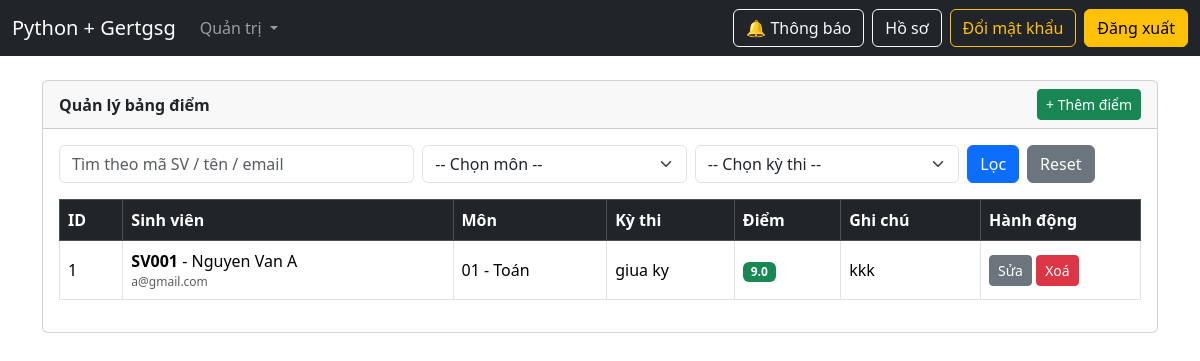
The page /admin/grades (signed in) on the database as committed earlier.
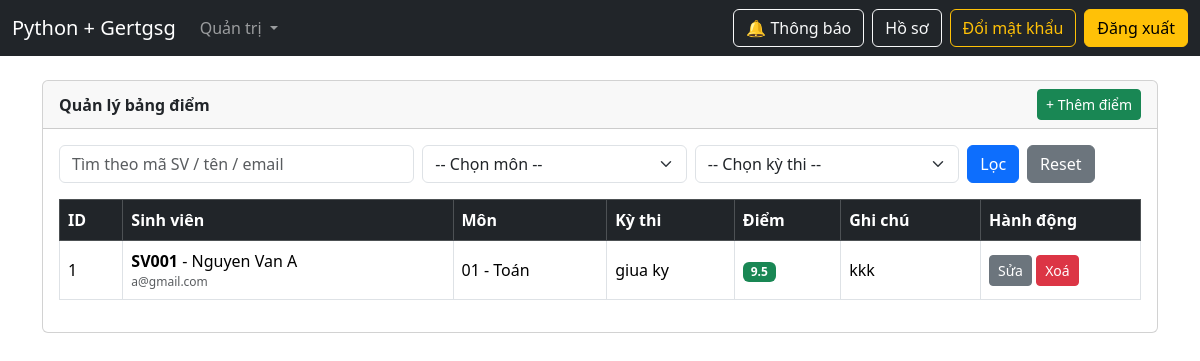
The same page on the database as committed later.
### models.py (models this page shows, shortened)
class Grade(db.Model):
    __tablename__ = "grades"
    id = db.Column(db.Integer, primary_key=True, autoincrement=True)
    student_id = db.Column(
        db.Integer,
        db.ForeignKey("students.id", ondelete="CASCADE"),
        nullable=False,
        index=True,
    )
    subject_id = db.Column(
        db.Integer,
        db.ForeignKey("subjects.id", ondelete="CASCADE"),
        nullable=False,
        index=True,
    )
    exam_id = db.Column(
        db.Integer,
        db.ForeignKey("exams.id", ondelete="CASCADE"),
        nullable=False,
        index=True,
    )
    score = db.Column(db.Float, nullable=False)
    note = db.Column(db.Text, nullable=True)
    created_at = db.Column(db.DateTime, server_default=db.func.now())
    __table_args__ = (
        db.UniqueConstraint("student_id", "subject_id", "exam_id", name="uq_grade"),
    )
    student = db.relationship("Student", backref=db.backref("grades", lazy=True))
    subject = db.relationship("Subject", backref=db.backref("grades", lazy=True))
    exam = db.relationship("Exam", backref=db.backref("grades", lazy=True))

class Student(UserMixin, db.Model):
    __tablename__ = "students"
    id = db.Column(db.Integer, primary_key=True)
    ma_sv = db.Column(db.String(50), unique=True, nullable=False, index=True)
    ten_sv = db.Column(db.String(255), nullable=False, index=True)
    email = db.Column(db.String(255), unique=True, nullable=False, index=True)
    mat_khau = db.Column(db.String(255), nullable=False)
    role = db.Column(db.String(20), nullable=False, default="student", index=True)
    avatar = db.Column(db.String(255), nullable=True)
    gioi_tinh = db.Column(db.String(10), nullable=True)
    dia_chi = db.Column(db.Text, nullable=True)
    failed_attempts = db.Column(db.Integer, nullable=False, default=0)
    last_failed_at = db.Column(db.DateTime, nullable=True)
    lock_until = db.Column(db.DateTime, nullable=True)
    class_id = db.Column(
        db.Integer,
        db.ForeignKey("classes.id", ondelete="SET NULL"),
        nullable=True,
        index=True,
    )
    class_ = db.relationship("Class", back_populates="students")
    teaching_classes = db.relationship(
        "Class",
        secondary=teacher_classes,
        back_populates="teachers",
        lazy="subquery",
    )

class Subject(db.Model):
    __tablename__ = "subjects"
    id = db.Column(db.Integer, primary_key=True, autoincrement=True)
    code = db.Column(db.String(50), unique=True, nullable=False, index=True)
    name = db.Column(db.String(255), nullable=False, index=True)
    credits = db.Column(db.Integer, nullable=False, default=3)
    description = db.Column(db.Text, nullable=True)

class Exam(db.Model):
    __tablename__ = "exams"
    id = db.Column(db.Integer, primary_key=True, autoincrement=True)
    name = db.Column(db.String(255), nullable=False, index=True)
    exam_date = db.Column(db.Date, nullable=True)
    description = db.Column(db.Text, nullable=True)
    subject_id = db.Column(
        db.Integer,
        db.ForeignKey("subjects.id", ondelete="CASCADE"),
        nullable=False,
        index=True,
    )
    subject = db.relationship("Subject", backref=db.backref("exams", lazy=True))

### admin_routes.py (the view)
@admin_bp.get("/grades")
@login_required
@roles_required("admin")
def admin_grades():
    student_q = (request.args.get("student_q") or "").strip()
    subject_id = (request.args.get("subject_id") or "").strip()
    exam_id = (request.args.get("exam_id") or "").strip()
    query = Grade.query
    if student_q:
        query = query.join(Student).filter(
            (Student.ma_sv.ilike(f"%{student_q}%")) |
            (Student.ten_sv.ilike(f"%{student_q}%")) |
            (Student.email.ilike(f"%{student_q}%"))
        )
    if subject_id.isdigit():
        query = query.filter(Grade.subject_id == int(subject_id))
    if exam_id.isdigit():
        query = query.filter(Grade.exam_id == int(exam_id))
    grades = query.order_by(Grade.id.desc()).all()
    subjects = Subject.query.order_by(Subject.id.desc()).all()
    exams = Exam.query.order_by(Exam.id.desc()).all()
    return render_template(
        "admin/grades.html",
        grades=grades,
        subjects=subjects,
        exams=exams,
        student_q=student_q,
        subject_id=subject_id,
        exam_id=exam_id,
    )

### app.py (called while the page is built)
@app.context_processor
def inject_csrf():
    def form_csrf_token():
        return Markup(f'<input type="hidden" name="csrf_token" value="{generate_csrf()}">')
    return dict(form_csrf_token=form_csrf_token)

@login_manager.user_loader
def load_user(user_id: str):
    try:
        return Student.query.get(int(user_id))
    except Exception:
        return None

@app.context_processor
def inject_noti_count():
    if current_user.is_authenticated:
        count = Notification.query.filter_by(user_id=current_user.id, is_read=False).count()
        return {"noti_unread_count": count}
    return {"noti_unread_count": 0}

### auth.py (called while the page is built)
def roles_required(*roles):
    def decorator(fn):
        @wraps(fn)
        def wrapper(*args, **kwargs):
            if not current_user.is_authenticated:
                abort(401)
            user_role = (getattr(current_user, "role", "") or "").strip().lower()
            if user_role not in [r.lower() for r in roles]:
                abort(403)
            return fn(*args, **kwargs)
        return wrapper
    return decorator

### templates/admin/grades.html (shortened to what this page needs)
{% extends "base.html" %}
{% set title = "Quản lý bảng điểm" %}
{% block content %}
<div class="card text-dark">
  <div class="card-header d-flex justify-content-between align-items-center">
    <b>Quản lý bảng điểm</b>
    <a class="btn btn-success btn-sm" href="{{ url_for('admin.admin_grade_create') }}">+ Thêm điểm</a>
  </div>
  <div class="card-body">
    <form class="row g-2 mb-3" method="GET">
      <div class="col-md-4">
        <input class="form-control" name="student_q" placeholder="Tìm theo mã SV / tên / email"
               value="{{ student_q }}">
      </div>
      <div class="col-md-3">
        <select class="form-select" name="subject_id">
          <option value="">-- Chọn môn --</option>
        </select>
      </div>
      <div class="col-md-3">
        <select class="form-select" name="exam_id">
          <option value="">-- Chọn kỳ thi --</option>
        </select>
      </div>
      <div class="col-md-2 d-flex gap-2">
        <button class="btn btn-primary">Lọc</button>
        <a class="btn btn-secondary" href="{{ url_for('admin.admin_grades') }}">Reset</a>
      </div>
    </form>
    <div class="table-responsive">
      <table class="table table-bordered align-middle">
        <thead class="table-dark">
          <tr>
            <th>ID</th>
            <th>Sinh viên</th>
            <th>Môn</th>
            <th>Kỳ thi</th>
            <th>Điểm</th>
            <th>Ghi chú</th>
            <th style="width:160px;">Hành động</th>
          </tr>
        </thead>
        <tbody>
          {% for g in grades %}
          <tr>
            <td>{{ g.id }}</td>
            <td>
              <b>{{ g.student.ma_sv }}</b> - {{ g.student.ten_sv }}
              <div class="text-muted" style="font-size:12px;">{{ g.student.email }}</div>
            </td>
            <td>{{ g.subject.code if g.subject.code else g.subject.id }} - {{ g.subject.name if g.subject.name else "" }}</td>
            <td>{{ g.exam.name if g.exam.name else ("Kỳ thi #" ~ g.exam.id) }}</td>
            <td><span class="badge bg-success">{{ g.score }}</span></td>
            <td>{{ g.note or "" }}</td>
            <td>
              <a class="btn btn-sm btn-secondary" href="{{ url_for('admin.admin_grade_edit', grade_id=g.id) }}">Sửa</a>
              <form method="POST" action="{{ url_for('admin.admin_grade_delete', grade_id=g.id) }}" style="display:inline;">
                <button class="btn btn-sm btn-danger" onclick="return confirm('Xoá điểm này?')">Xoá</button>
              </form>
            </td>
          </tr>
          {% endfor %}
        </tbody>
      </table>
    </div>
  </div>
</div>
{% endblock %}

Rows that differ between the two databases and show on the page:
changed Grade "kkk": score "9.0" → "9.5"
